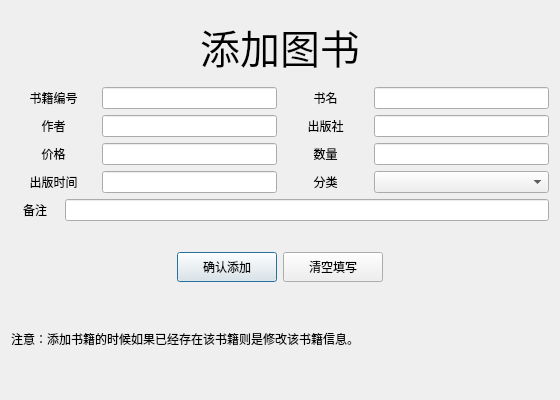
<?xml version="1.0" encoding="UTF-8"?>
<ui version="4.0">
 <class>addBookDialog</class>
 <widget class="QDialog" name="addBookDialog">
  <property name="geometry">
   <rect>
    <x>0</x>
    <y>0</y>
    <width>560</width>
    <height>400</height>
   </rect>
  </property>
  <property name="minimumSize">
   <size>
    <width>560</width>
    <height>400</height>
   </size>
  </property>
  <property name="maximumSize">
   <size>
    <width>560</width>
    <height>400</height>
   </size>
  </property>
  <property name="windowTitle">
   <string>单册添加</string>
  </property>
  <layout class="QGridLayout" name="gridLayout">
   <item row="0" column="0">
    <widget class="QLabel" name="label">
     <property name="minimumSize">
      <size>
       <width>290</width>
       <height>70</height>
      </size>
     </property>
     <property name="maximumSize">
      <size>
       <width>16777215</width>
       <height>70</height>
      </size>
     </property>
     <property name="font">
      <font>
       <family>华文行楷</family>
       <pointsize>30</pointsize>
      </font>
     </property>
     <property name="text">
      <string>添加图书</string>
     </property>
     <property name="alignment">
      <set>Qt::AlignCenter</set>
     </property>
    </widget>
   </item>
   <item row="1" column="0">
    <layout class="QVBoxLayout" name="verticalLayout_3">
     <item>
      <layout class="QHBoxLayout" name="horizontalLayout_9">
       <item>
        <layout class="QVBoxLayout" name="verticalLayout">
         <item>
          <layout class="QHBoxLayout" name="horizontalLayout">
           <item>
            <widget class="QLabel" name="label_2">
             <property name="minimumSize">
              <size>
               <width>48</width>
               <height>0</height>
              </size>
             </property>
             <property name="text">
              <string>书籍编号</string>
             </property>
             <property name="alignment">
              <set>Qt::AlignCenter</set>
             </property>
            </widget>
           </item>
           <item>
            <widget class="QLineEdit" name="lineEdit_bookID">
             <property name="minimumSize">
              <size>
               <width>175</width>
               <height>0</height>
              </size>
             </property>
             <property name="maximumSize">
              <size>
               <width>175</width>
               <height>16777215</height>
              </size>
             </property>
            </widget>
           </item>
          </layout>
         </item>
         <item>
          <layout class="QHBoxLayout" name="horizontalLayout_2">
           <item>
            <widget class="QLabel" name="label_4">
             <property name="minimumSize">
              <size>
               <width>48</width>
               <height>0</height>
              </size>
             </property>
             <property name="text">
              <string>作者</string>
             </property>
             <property name="alignment">
              <set>Qt::AlignCenter</set>
             </property>
            </widget>
           </item>
           <item>
            <widget class="QLineEdit" name="lineEdit_anthor">
             <property name="minimumSize">
              <size>
               <width>175</width>
               <height>0</height>
              </size>
             </property>
             <property name="maximumSize">
              <size>
               <width>175</width>
               <height>16777215</height>
              </size>
             </property>
            </widget>
           </item>
          </layout>
         </item>
         <item>
          <layout class="QHBoxLayout" name="horizontalLayout_3">
           <item>
            <widget class="QLabel" name="label_6">
             <property name="minimumSize">
              <size>
               <width>48</width>
               <height>0</height>
              </size>
             </property>
             <property name="text">
              <string>价格</string>
             </property>
             <property name="alignment">
              <set>Qt::AlignCenter</set>
             </property>
            </widget>
           </item>
           <item>
            <widget class="QLineEdit" name="lineEdit_price">
             <property name="minimumSize">
              <size>
               <width>175</width>
               <height>0</height>
              </size>
             </property>
             <property name="maximumSize">
              <size>
               <width>175</width>
               <height>16777215</height>
              </size>
             </property>
            </widget>
           </item>
          </layout>
         </item>
         <item>
          <layout class="QHBoxLayout" name="horizontalLayout_4">
           <item>
            <widget class="QLabel" name="label_8">
             <property name="minimumSize">
              <size>
               <width>48</width>
               <height>0</height>
              </size>
             </property>
             <property name="text">
              <string>出版时间</string>
             </property>
             <property name="alignment">
              <set>Qt::AlignCenter</set>
             </property>
            </widget>
           </item>
           <item>
            <widget class="QLineEdit" name="lineEdit_publishDate">
             <property name="minimumSize">
              <size>
               <width>175</width>
               <height>0</height>
              </size>
             </property>
             <property name="maximumSize">
              <size>
               <width>175</width>
               <height>16777215</height>
              </size>
             </property>
            </widget>
           </item>
          </layout>
         </item>
        </layout>
       </item>
       <item>
        <layout class="QVBoxLayout" name="verticalLayout_2">
         <item>
          <layout class="QHBoxLayout" name="horizontalLayout_5">
           <item>
            <widget class="QLabel" name="label_3">
             <property name="minimumSize">
              <size>
               <width>48</width>
               <height>0</height>
              </size>
             </property>
             <property name="text">
              <string>书名</string>
             </property>
             <property name="alignment">
              <set>Qt::AlignCenter</set>
             </property>
            </widget>
           </item>
           <item>
            <widget class="QLineEdit" name="lineEdit_bookName">
             <property name="minimumSize">
              <size>
               <width>175</width>
               <height>0</height>
              </size>
             </property>
             <property name="maximumSize">
              <size>
               <width>175</width>
               <height>16777215</height>
              </size>
             </property>
            </widget>
           </item>
          </layout>
         </item>
         <item>
          <layout class="QHBoxLayout" name="horizontalLayout_6">
           <item>
            <widget class="QLabel" name="label_5">
             <property name="minimumSize">
              <size>
               <width>48</width>
               <height>0</height>
              </size>
             </property>
             <property name="text">
              <string>出版社</string>
             </property>
             <property name="alignment">
              <set>Qt::AlignCenter</set>
             </property>
            </widget>
           </item>
           <item>
            <widget class="QLineEdit" name="lineEdit_publisher">
             <property name="minimumSize">
              <size>
               <width>175</width>
               <height>0</height>
              </size>
             </property>
             <property name="maximumSize">
              <size>
               <width>175</width>
               <height>16777215</height>
              </size>
             </property>
            </widget>
           </item>
          </layout>
         </item>
         <item>
          <layout class="QHBoxLayout" name="horizontalLayout_7">
           <item>
            <widget class="QLabel" name="label_7">
             <property name="minimumSize">
              <size>
               <width>48</width>
               <height>0</height>
              </size>
             </property>
             <property name="text">
              <string>数量</string>
             </property>
             <property name="alignment">
              <set>Qt::AlignCenter</set>
             </property>
            </widget>
           </item>
           <item>
            <widget class="QLineEdit" name="lineEdit_num">
             <property name="minimumSize">
              <size>
               <width>175</width>
               <height>0</height>
              </size>
             </property>
             <property name="maximumSize">
              <size>
               <width>175</width>
               <height>16777215</height>
              </size>
             </property>
            </widget>
           </item>
          </layout>
         </item>
         <item>
          <layout class="QHBoxLayout" name="horizontalLayout_8">
           <item>
            <widget class="QLabel" name="label_9">
             <property name="minimumSize">
              <size>
               <width>48</width>
               <height>0</height>
              </size>
             </property>
             <property name="text">
              <string>分类</string>
             </property>
             <property name="alignment">
              <set>Qt::AlignCenter</set>
             </property>
            </widget>
           </item>
           <item>
            <widget class="QComboBox" name="comboBox_type">
             <property name="minimumSize">
              <size>
               <width>175</width>
               <height>0</height>
              </size>
             </property>
             <property name="maximumSize">
              <size>
               <width>175</width>
               <height>16777215</height>
              </size>
             </property>
            </widget>
           </item>
          </layout>
         </item>
        </layout>
       </item>
      </layout>
     </item>
     <item>
      <layout class="QHBoxLayout" name="horizontalLayout_11">
       <item>
        <widget class="QLabel" name="label_11">
         <property name="minimumSize">
          <size>
           <width>48</width>
           <height>0</height>
          </size>
         </property>
         <property name="text">
          <string>备注</string>
         </property>
         <property name="alignment">
          <set>Qt::AlignCenter</set>
         </property>
        </widget>
       </item>
       <item>
        <widget class="QLineEdit" name="lineEdit_other">
         <property name="minimumSize">
          <size>
           <width>175</width>
           <height>0</height>
          </size>
         </property>
         <property name="maximumSize">
          <size>
           <width>16777215</width>
           <height>16777215</height>
          </size>
         </property>
        </widget>
       </item>
      </layout>
     </item>
    </layout>
   </item>
   <item row="2" column="0">
    <layout class="QHBoxLayout" name="horizontalLayout_10">
     <property name="topMargin">
      <number>25</number>
     </property>
     <item>
      <spacer name="horizontalSpacer">
       <property name="orientation">
        <enum>Qt::Horizontal</enum>
       </property>
       <property name="sizeHint" stdset="0">
        <size>
         <width>40</width>
         <height>20</height>
        </size>
       </property>
      </spacer>
     </item>
     <item>
      <widget class="QPushButton" name="Button_affirm">
       <property name="minimumSize">
        <size>
         <width>100</width>
         <height>30</height>
        </size>
       </property>
       <property name="maximumSize">
        <size>
         <width>100</width>
         <height>30</height>
        </size>
       </property>
       <property name="text">
        <string>确认添加</string>
       </property>
      </widget>
     </item>
     <item>
      <widget class="QPushButton" name="Button_clear">
       <property name="minimumSize">
        <size>
         <width>100</width>
         <height>30</height>
        </size>
       </property>
       <property name="maximumSize">
        <size>
         <width>100</width>
         <height>30</height>
        </size>
       </property>
       <property name="text">
        <string>清空填写</string>
       </property>
      </widget>
     </item>
     <item>
      <spacer name="horizontalSpacer_2">
       <property name="orientation">
        <enum>Qt::Horizontal</enum>
       </property>
       <property name="sizeHint" stdset="0">
        <size>
         <width>40</width>
         <height>20</height>
        </size>
       </property>
      </spacer>
     </item>
    </layout>
   </item>
   <item row="3" column="0">
    <widget class="QLabel" name="label_10">
     <property name="text">
      <string>注意：添加书籍的时候如果已经存在该书籍则是修改该书籍信息。</string>
     </property>
    </widget>
   </item>
  </layout>
 </widget>
 <tabstops>
  <tabstop>lineEdit_bookID</tabstop>
  <tabstop>lineEdit_bookName</tabstop>
  <tabstop>lineEdit_anthor</tabstop>
  <tabstop>lineEdit_publisher</tabstop>
  <tabstop>lineEdit_price</tabstop>
  <tabstop>lineEdit_num</tabstop>
  <tabstop>lineEdit_publishDate</tabstop>
  <tabstop>comboBox_type</tabstop>
  <tabstop>lineEdit_other</tabstop>
  <tabstop>Button_affirm</tabstop>
  <tabstop>Button_clear</tabstop>
 </tabstops>
 <resources/>
 <connections/>
</ui>
